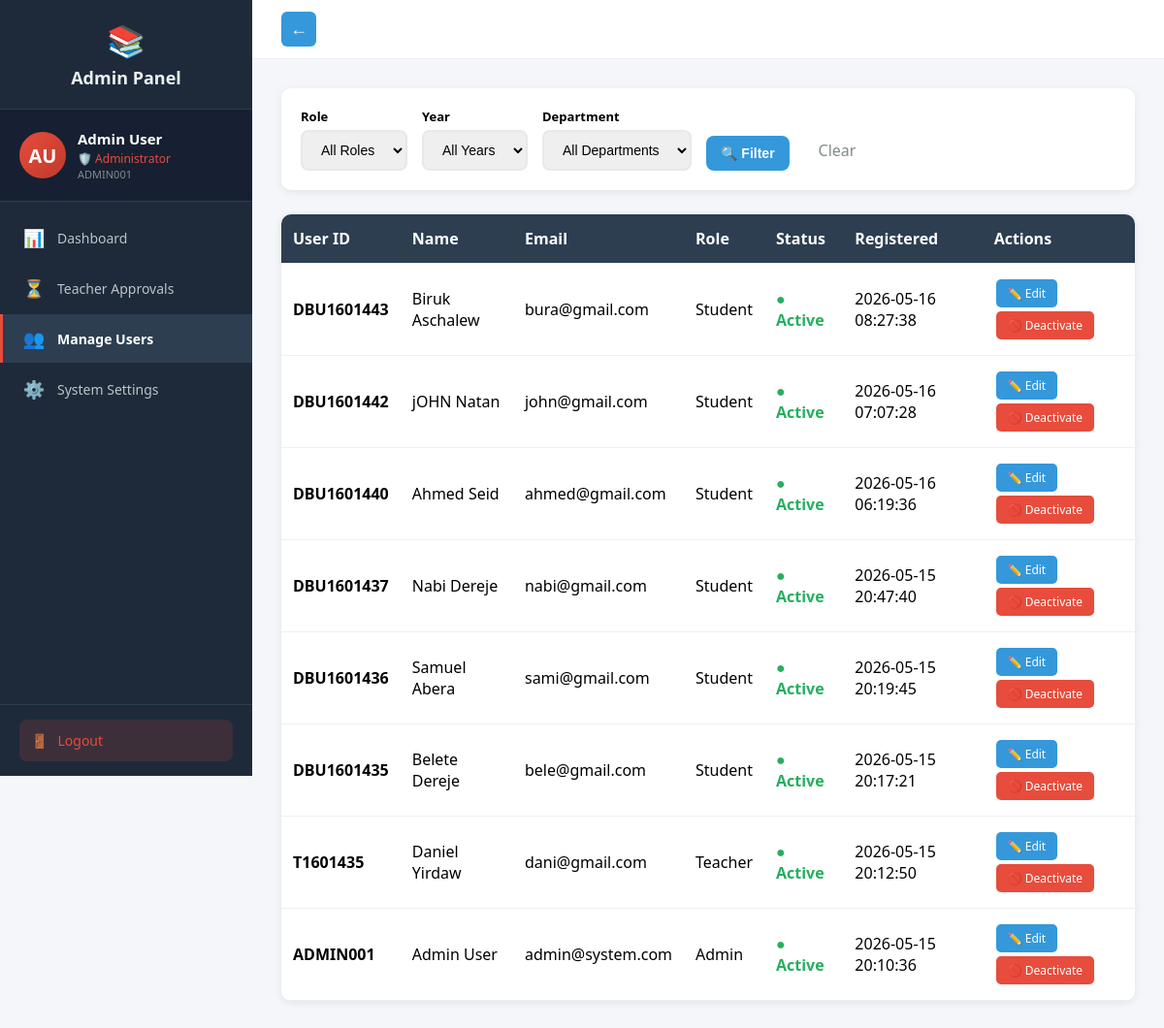
Page /admin/users (signed in) on the earlier database version.
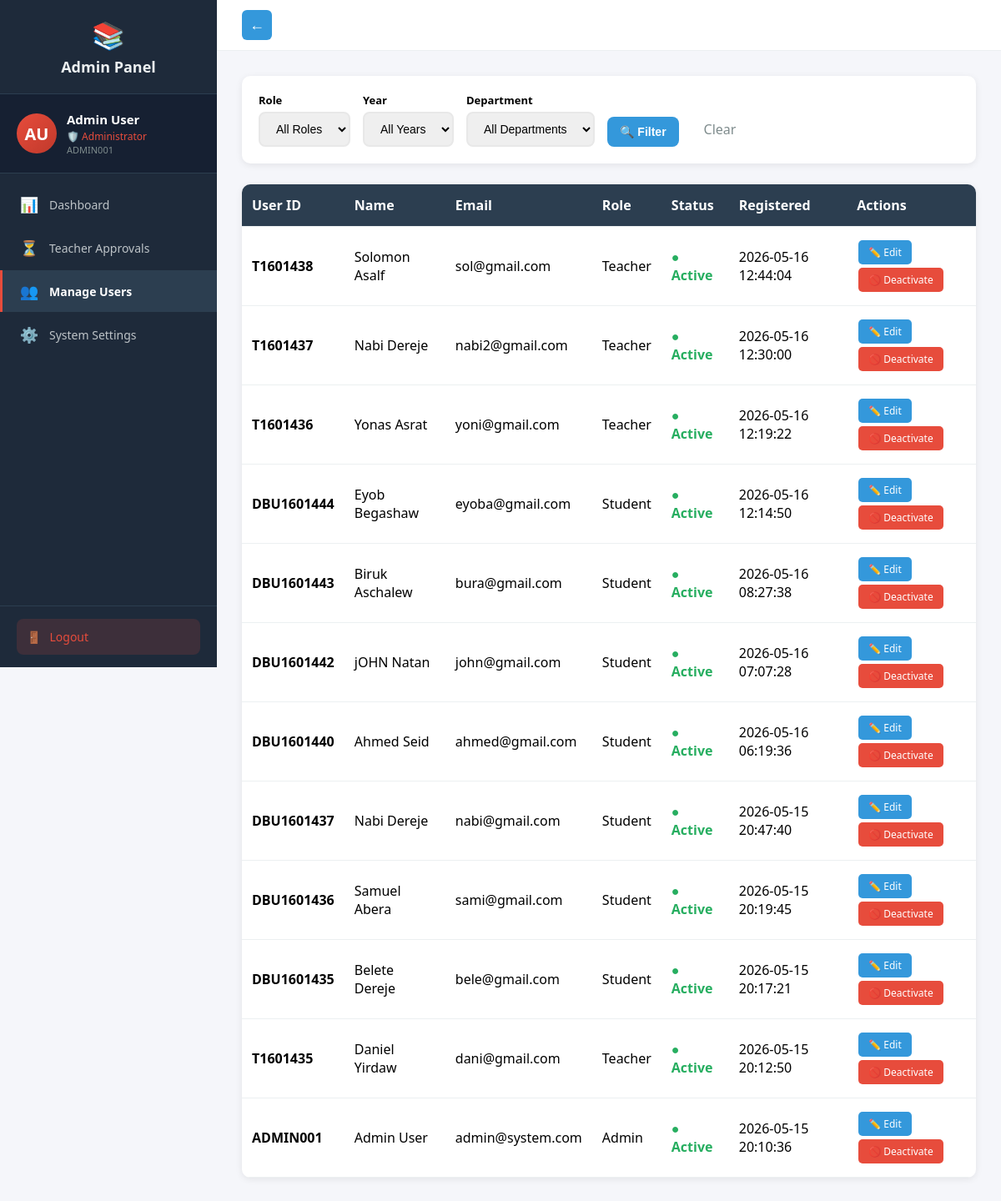
Same page on the later database version.
### tables this page shows
CREATE TABLE users (
            id TEXT PRIMARY KEY,
            user_id TEXT UNIQUE NOT NULL,
            first_name TEXT NOT NULL,
            last_name TEXT NOT NULL,
            email TEXT UNIQUE NOT NULL,
            password_hash TEXT NOT NULL,
            role TEXT NOT NULL,
            is_approved INTEGER DEFAULT 0,
            created_at TIMESTAMP DEFAULT CURRENT_TIMESTAMP,
            updated_at TIMESTAMP DEFAULT CURRENT_TIMESTAMP,
            node_id TEXT
        );

### routes_admin.py (the view)
@admin_bp.route('/users', endpoint='manage_users')
@login_required
def manage_users():
    if current_user.role != 'admin':
        return redirect(url_for('auth.login'))
    conn = get_db()
    cur = conn.cursor()
    role_filter = request.args.get('role', '').strip()
    year_filter = request.args.get('year', '').strip()
    dept_filter = request.args.get('department', '').strip()
    query = "SELECT id, user_id, first_name, last_name, email, role, is_approved, created_at FROM users WHERE 1=1"
    params = []
    if role_filter:
        query += " AND role = ?"
        params.append(role_filter)
    query += " ORDER BY created_at DESC"
    cur.execute(query, params)
    all_users = cur.fetchall()
    filtered_users = []
    for u in all_users:
        include = True
        if year_filter and u['role'] == 'student':
            cur.execute("SELECT year FROM students WHERE user_id = ?", (u['id'],))
            row = cur.fetchone()
            if not row or str(row[0]) != year_filter:
                include = False
        if dept_filter and u['role'] == 'student':
            cur.execute("SELECT department FROM students WHERE user_id = ?", (u['id'],))
            row = cur.fetchone()
            if not row or row[0] != dept_filter:
                include = False
        if year_filter and u['role'] == 'teacher':
            cur.execute("SELECT years FROM teachers WHERE user_id = ?", (u['id'],))
            row = cur.fetchone()
            if not row or year_filter not in row[0]:
                include = False
        if dept_filter and u['role'] == 'teacher':
            cur.execute("SELECT departments FROM teachers WHERE user_id = ?", (u['id'],))
            row = cur.fetchone()
            if not row or dept_filter not in row[0]:
                include = False
        if include:
            filtered_users.append(u)
    depts = set()
    cur.execute("SELECT department FROM students")
    for row in cur.fetchall():
        if row[0]: depts.add(row[0])
    cur.execute("SELECT departments FROM teachers")
    for row in cur.fetchall():
        if row[0]:
            for d in row[0].split(','):
                depts.add(d.strip())
    departments = sorted(list(depts))
    years = set()
    cur.execute("SELECT year FROM students")
    for row in cur.fetchall():
        if row[0]: years.add(str(row[0]))
    cur.execute("SELECT years FROM teachers")
    for row in cur.fetchall():
        if row[0]:
            for y in row[0].split(','):
                years.add(y.strip())
    years = sorted(list(years))
    conn.close()
    return render_template('admin/users.html', users=filtered_users, departments=departments, years=years,
                         role_filter=role_filter, year_filter=year_filter, dept_filter=dept_filter)

### auth.py (called while the page is built)
def get_db():
    conn = sqlite3.connect('assignments.db')
    conn.row_factory = sqlite3.Row
    return conn

@login_manager.user_loader
def load_user(user_id):
    conn = get_db()
    cur = conn.cursor()
    cur.execute("SELECT id, user_id, first_name, last_name, email, role, is_approved FROM users WHERE id = ?", (user_id,))
    user = cur.fetchone()
    cur.close()
    conn.close()
    if user:
        from flask_login import UserMixin
        class User(UserMixin):
            pass
        u = User()
        u.id = user['id']
        u.user_id = user['user_id']
        u.first_name = user['first_name']
        u.last_name = user['last_name']
        u.email = user['email']
        u.role = user['role']
        u.is_approved = user['is_approved']
        return u
    return None

### routes_admin.py (called while the page is built)
def get_db():
    conn = sqlite3.connect('assignments.db')
    conn.row_factory = sqlite3.Row
    return conn

### templates/admin/users.html (shortened to what this page needs)
{% extends "admin_base.html" %}
{% block content %}
<div class="filter-bar">
    <form method="GET" style="display:flex; gap:15px; align-items:end; flex-wrap:wrap;">
        <div>
            <label style="font-weight:600; font-size:13px; display:block; margin-bottom:5px;">Role</label>
            <select name="role" onchange="this.form.submit()">
                <option value="">All Roles</option>
            </select>
        </div>
        <div>
            <label style="font-weight:600; font-size:13px; display:block; margin-bottom:5px;">Year</label>
            <select name="year" onchange="this.form.submit()">
                <option value="">All Years</option>
            </select>
        </div>
        <div>
            <label style="font-weight:600; font-size:13px; display:block; margin-bottom:5px;">Department</label>
            <select name="department" onchange="this.form.submit()">
                <option value="">All Departments</option>
            </select>
        </div>
        <button type="submit">🔍 Filter</button>
        <a href="/admin/users" style="padding:10px 15px; color:#7f8c8d; text-decoration:none;">Clear</a>
    </form>
</div>
<table>
    <tr>
        <th>User ID</th><th>Name</th><th>Email</th><th>Role</th><th>Status</th><th>Registered</th><th>Actions</th>
    </tr>
    {% for u in users %}
    <tr>
        <td><strong>{{ u[1] }}</strong></td>
        <td>{{ u[2] }} {{ u[3] }}</td>
        <td>{{ u[4] }}</td>
        <td><span style="text-transform:capitalize;">{{ u[5] }}</span></td>
        <td>
            {% if u[6] %}
                <span class="status-active">● Active</span>
            {% else %}
                <span class="status-inactive">● Inactive</span>
            {% endif %}
        </td>
        <td>{{ u[7] if u[7] else '' }}</td>
        <td>
            <a href="/admin/edit-user/{{ u[0] }}" class="btn btn-primary">✏️ Edit</a>
            <a href="/admin/toggle-user/{{ u[0] }}" class="btn {{ 'btn-danger' if u[6] else 'btn-warning' }}">
                {{ '🚫 Deactivate' if u[6] else '✅ Activate' }}
            </a>
        </td>
    </tr>
    {% endfor %}
</table>
{% endblock %}

### templates/admin_base.html (shortened to what this page needs)
<!DOCTYPE html>
<html>
<head>
</head>
<body>
    <div class="layout">
        <div class="sidebar" id="sidebar">
            <div class="logo">
                <span class="icon">📚</span>
                Admin Panel
            </div>
            <div class="profile-card">
                <div class="avatar">{{ current_user.first_name[0] }}{{ current_user.last_name[0] }}</div>
                <div class="info">
                    <div class="name">{{ current_user.first_name }} {{ current_user.last_name }}</div>
                    <div class="role">🛡️ Administrator</div>
                    <div class="id-text">{{ current_user.user_id }}</div>
                </div>
            </div>
            <nav>
                <a href="/admin/dashboard" class="{{ 'active' if request.path == '/admin/dashboard' }}" onclick="closeSidebar()">
                    <span class="icon">📊</span> Dashboard
                </a>
                <a href="/admin/dashboard#approvals" onclick="document.getElementById("panel-dashboard").classList.add("hidden");document.getElementById("panel-approvals").classList.remove("hidden")" onclick="closeSidebar()">
                    <span class="icon">⏳</span> Teacher Approvals
                </a>
                <a href="/admin/users" class="{{ 'active' if request.path == '/admin/users' }}" onclick="closeSidebar()">
                    <span class="icon">👥</span> Manage Users
                </a>
                <a href="/admin/settings" class="{{ 'active' if request.path == '/admin/settings' }}" onclick="closeSidebar()">
                    <span class="icon">⚙️</span> System Settings
                </a>
            </nav>
            <div class="sidebar-footer">
                <a href="/logout" class="logout-btn">
                    <span class="icon">🚪</span> Logout
                </a>
            </div>
        </div>
        <div class="main">
            <div class="topbar">
                {% if request.path != '/admin/dashboard' %}
                <button id="back-btn" class="back-btn" onclick="goBack()"><span class="back-icon">←</span></button>
                {% endif %}
            </div>
            <div class="content">
                {% block content %}{% endblock %}
            </div>
        </div>
    </div>
</body>
</html>

### templates/admin_base.html (style rules this page uses)
* { margin: 0; padding: 0; box-sizing: border-box; }
body { font-family: 'Segoe UI', Arial, sans-serif; background: #f5f6fa; }
.layout { display: flex; min-height: 100vh; }
.sidebar { width: 260px; background: #1e2a3a; color: #ecf0f1; padding: 0; position: fixed; height: 100vh; overflow-y: auto; z-index: 100; transition: transform 0.3s; display: flex; flex-direction: column; }
.sidebar .logo { padding: 20px; font-size: 18px; font-weight: bold; text-align: center; border-bottom: 1px solid #2c3e50; }
.sidebar .logo .icon { font-size: 32px; display: block; margin-bottom: 5px; }
.sidebar .profile-card { padding: 20px; border-bottom: 1px solid #2c3e50; display: flex; align-items: center; gap: 12px; background: #162032; }
.sidebar .profile-card .avatar { width: 48px; height: 48px; border-radius: 50%; background: linear-gradient(135deg, #e74c3c, #c0392b); color: white; display: flex; align-items: center; justify-content: center; font-weight: bold; font-size: 20px; flex-shrink: 0; }
.sidebar .profile-card .info { overflow: hidden; }
.sidebar .profile-card .info .name { font-weight: 600; font-size: 15px; color: white; }
.sidebar .profile-card .info .role { font-size: 12px; color: #e74c3c; margin-top: 2px; }
.sidebar .profile-card .info .id-text { font-size: 11px; color: #7f8c8d; }
.sidebar nav { flex: 1; padding: 10px 0; }
.sidebar nav a { display: flex; align-items: center; padding: 13px 20px; color: #bdc3c7; text-decoration: none; font-size: 14px; border-left: 3px solid transparent; cursor: pointer; transition: all 0.2s; margin: 2px 0; }
.sidebar nav a.active { background: #2c3e50; color: white; border-left-color: #e74c3c; font-weight: bold; }
.sidebar nav a .icon { margin-right: 12px; font-size: 18px; width: 24px; text-align: center; }
.sidebar .sidebar-footer { padding: 15px 20px; border-top: 1px solid #2c3e50; }
.sidebar .sidebar-footer .logout-btn { display: flex; align-items: center; gap: 10px; padding: 12px; background: rgba(231,76,60,0.15); color: #e74c3c; text-decoration: none; border-radius: 8px; font-size: 14px; font-weight: 500; }
.main { margin-left: 260px; flex: 1; width: calc(100% - 260px); }
.topbar { background: white; padding: 12px 30px; display: flex; justify-content: space-between; align-items: center; border-bottom: 1px solid #ecf0f1; }
.back-btn { background: #3498db; color: white; border: none; padding: 6px 10px; border-radius: 6px; cursor: pointer; font-size: 16px; margin-right: 12px; display: inline-flex; align-items: center; justify-content: center; width:36px; height:36px; }
.back-btn .back-icon { font-weight: 700; font-size: 18px; line-height: 1; }
.content { padding: 30px; }

### templates/admin/users.html (style rules this page uses)
.filter-bar { background: white; padding: 20px; border-radius: 10px; box-shadow: 0 2px 8px rgba(0,0,0,0.08); margin-bottom: 25px; display: flex; gap: 15px; align-items: end; flex-wrap: wrap; }
.filter-bar select, .filter-bar button { padding: 10px 15px; border: 2px solid #e8e8e8; border-radius: 8px; font-size: 14px; }
.filter-bar button { background: #3498db; color: white; border: none; cursor: pointer; font-weight: 600; }
table { width: 100%; border-collapse: collapse; background: white; border-radius: 10px; overflow: hidden; box-shadow: 0 2px 8px rgba(0,0,0,0.08); }
th, td { padding: 14px 12px; text-align: left; border-bottom: 1px solid #ecf0f1; }
th { background: #2c3e50; color: white; font-weight: 600; }
.btn { padding: 6px 12px; border: none; border-radius: 5px; cursor: pointer; text-decoration: none; color: white; font-size: 12px; display: inline-block; margin: 2px; }
.btn-primary { background: #3498db; }
.btn-danger { background: #e74c3c; }
.status-active { color: #27ae60; font-weight: bold; }

Differences in the rows shown:
added users: user "T1601438", first_name "Solomon", last_name "Asalf", email "sol@gmail.com", role "Teacher", shows "● Active", created_at "2026-05-16 12:44:04", is_approved "🚫 Deactivate"
added users: user "T1601437", first_name "Nabi", last_name "Dereje", email "nabi2@gmail.com", role "Teacher", shows "● Active", created_at "2026-05-16 12:30:00", is_approved "🚫 Deactivate"
added users: user "T1601436", first_name "Yonas", last_name "Asrat", email "yoni@gmail.com", role "Teacher", shows "● Active", created_at "2026-05-16 12:19:22", is_approved "🚫 Deactivate"
added users: user "DBU1601444", first_name "Eyob", last_name "Begashaw", email "eyoba@gmail.com", role "Student", shows "● Active", created_at "2026-05-16 12:14:50", is_approved "🚫 Deactivate"
